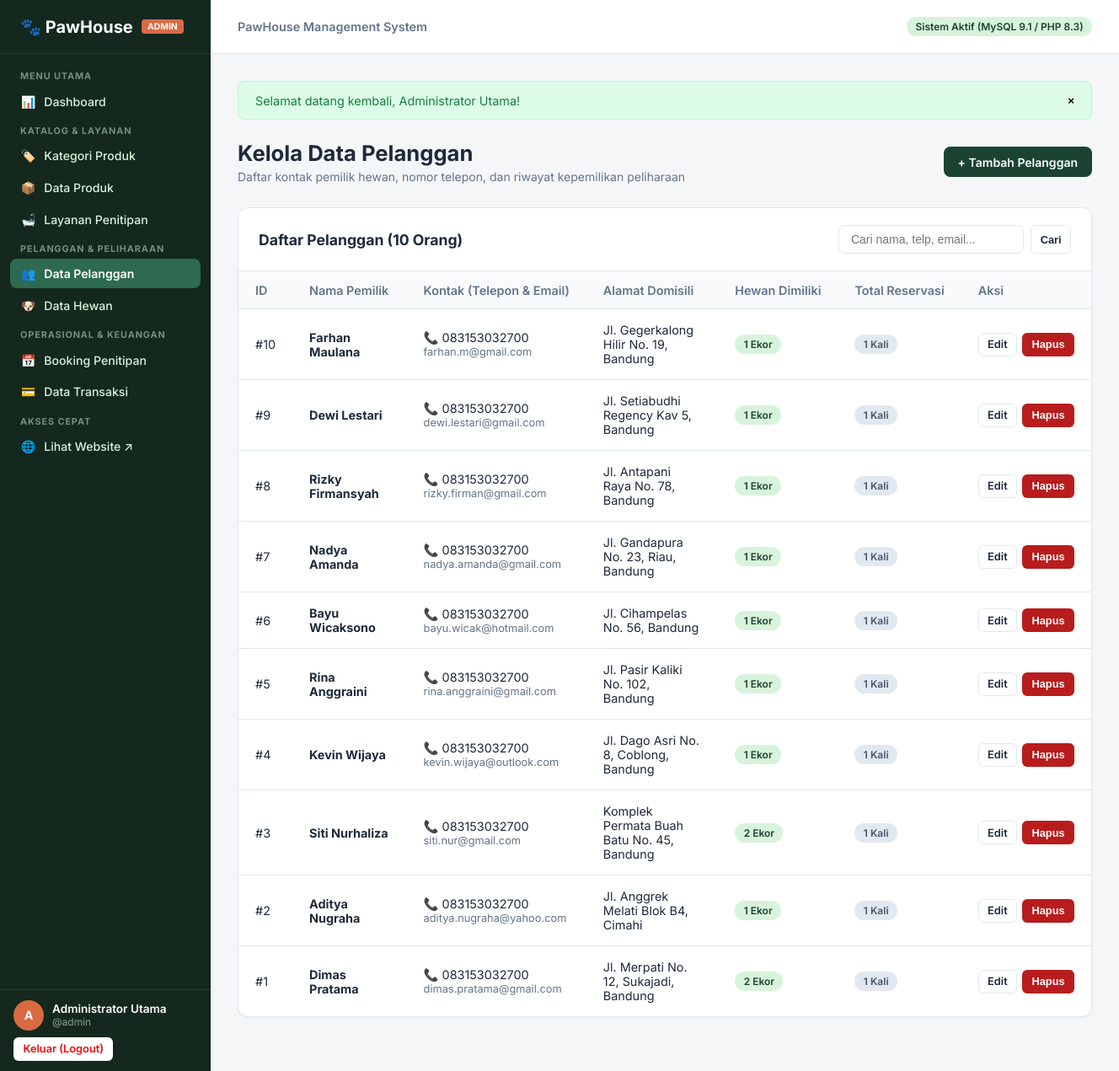
Screenshot of /admin/customers/index.php (signed in) with the database file from the repository.
### tables this page shows
CREATE TABLE `customers` (
  `id` INT AUTO_INCREMENT PRIMARY KEY,
  `name` VARCHAR(100) NOT NULL,
  `phone` VARCHAR(20) NOT NULL,
  `email` VARCHAR(100) NULL,
  `address` TEXT NULL,
  `created_at` TIMESTAMP DEFAULT CURRENT_TIMESTAMP
);

### config/database.php (called while the page is built, shortened)
<?php
function base_url(string $path = ''): string {
    return BASE_URL . ($path ? '/' . ltrim($path, '/') : '');
}

### includes/functions.php (called while the page is built, shortened)
<?php
function e(?string $value): string {
    return htmlspecialchars((string)$value, ENT_QUOTES, 'UTF-8');
}

### admin/customers/index.php (the view, shortened to what this page needs)
<?php
require_once __DIR__ . '/../../config/database.php';
require_once __DIR__ . '/../../includes/functions.php';
$pdo = db();
$search = trim($_GET['q'] ?? '');
$sql = "
    SELECT
        c.*,
        (SELECT COUNT(*) FROM pets WHERE customer_id = c.id) AS total_pets,
        (SELECT COUNT(*) FROM bookings WHERE customer_id = c.id) AS total_bookings
    FROM customers c
    WHERE 1=1
";
$params = [];
$sql .= " ORDER BY c.id DESC";
$stmt = $pdo->prepare($sql);
$stmt->execute($params);
$customers = $stmt->fetchAll();
require_once __DIR__ . '/../../includes/admin-header.php';
?>
<div class="page-header">
    <div>
        <h1 class="page-title">Kelola Data Pelanggan</h1>
        <p class="page-subtitle">Daftar kontak pemilik hewan, nomor telepon, dan riwayat kepemilikan peliharaan</p>
    </div>
    <div>
        <a href="<?= base_url('admin/customers/create.php') ?>" class="btn btn-primary">+ Tambah Pelanggan</a>
    </div>
</div>
<div class="data-card">
    <div class="data-card-header">
        <h2 class="data-card-title">Daftar Pelanggan (<?= count($customers) ?> Orang)</h2>
        <div class="card-toolbar">
            <form action="<?= base_url('admin/customers/index.php') ?>" method="GET" style="display:flex; gap:0.5rem;">
                <input type="text" name="q" class="search-input" placeholder="Cari nama, telp, email..." value="<?= e($search) ?>">
                <button type="submit" class="btn btn-outline btn-sm">Cari</button>
            </form>
        </div>
    </div>
    <div class="table-responsive">
        <table class="admin-table">
            <thead>
                <tr>
                    <th style="width: 50px;">ID</th>
                    <th>Nama Pemilik</th>
                    <th>Kontak (Telepon & Email)</th>
                    <th>Alamat Domisili</th>
                    <th>Hewan Dimiliki</th>
                    <th>Total Reservasi</th>
                    <th style="width: 140px;">Aksi</th>
                </tr>
            </thead>
            <tbody>
                <?php if (empty($customers)): ?>
                    <tr>
                        <td colspan="7" class="empty-state">Tidak ada data pelanggan ditemukan.</td>
                    </tr>
                <?php else: ?>
                    <?php foreach ($customers as $c): ?>
                        <tr>
                            <td>#<?= e($c['id']) ?></td>
                            <td><strong><?= e($c['name']) ?></strong></td>
                            <td>
                                <div>📞 <?= e($c['phone']) ?></div>
                                <div style="font-size: 0.8rem; color: var(--admin-text-muted);"><?= e($c['email'] ?: 'Tanpa Email') ?></div>
                            </td>
                            <td><?= e($c['address'] ?: '-') ?></td>
                            <td><span class="badge badge-primary"><?= e($c['total_pets']) ?> Ekor</span></td>
                            <td><span class="badge badge-secondary"><?= e($c['total_bookings']) ?> Kali</span></td>
                            <td>
                                <div class="actions-cell">
                                    <a href="<?= base_url('admin/customers/edit.php?id=' . $c['id']) ?>" class="btn btn-outline btn-sm">Edit</a>
                                    <form action="<?= base_url('admin/customers/delete.php') ?>" method="POST" class="form-delete" data-name="pelanggan <?= e($c['name']) ?>" style="display:inline;">
                                        <button type="submit" class="btn btn-danger btn-sm">Hapus</button>
                                    </form>
                                </div>
                            </td>
                        </tr>
                    <?php endforeach; ?>
                <?php endif; ?>
            </tbody>
        </table>
    </div>
</div>
<?php require_once __DIR__ . '/../../includes/admin-footer.php'; ?>

### assets/css/admin.css (style rules this page uses)
:root { --admin-sidebar-bg: #14281D; --admin-sidebar-hover: #1E3F2E; --admin-sidebar-active: #2D6A4F; --admin-sidebar-text: #D8F3DC; --color-primary: #1B4332; --color-primary-light: #2D6A4F; --color-accent: #D96B43; --color-accent-hover: #BF5730; --admin-bg: #F4F6F8; --admin-surface: #FFFFFF; --admin-border: #E2E8F0; --admin-text: #1E293B; --admin-text-muted: #64748B; --color-success: #15803D; --color-success-bg: #DCFCE7; --color-warning: #B45309; --color-warning-bg: #FEF3C7; --color-danger: #B91C1C; --color-danger-bg: #FEE2E2; --color-info: #0369A1; --color-info-bg: #E0F2FE; --sidebar-width: 250px; --header-height: 64px; --radius-sm: 6px; --radius-md: 8px; --radius-lg: 12px; --shadow-sm: 0 1px 2px 0 rgba(0, 0, 0, 0.05); --shadow-md: 0 4px 6px -1px rgba(0, 0, 0, 0.1), 0 2px 4px -1px rgba(0, 0, 0, 0.06); }
*, *::before, *::after { box-sizing: border-box; margin: 0; padding: 0; }
body { font-family: 'Inter', -apple-system, BlinkMacSystemFont, 'Segoe UI', Roboto, sans-serif; color: var(--admin-text); background: var(--admin-bg); min-height: 100vh; display: flex; }
.page-header { display: flex; justify-content: space-between; align-items: center; margin-bottom: 1.75rem; flex-wrap: wrap; gap: 1rem; }
.page-title { font-size: 1.6rem; font-weight: 700; color: var(--admin-text); }
.page-subtitle { font-size: 0.875rem; color: var(--admin-text-muted); margin-top: 0.25rem; }
.data-card { background: var(--admin-surface); border: 1px solid var(--admin-border); border-radius: var(--radius-lg); box-shadow: var(--shadow-sm); margin-bottom: 2rem; overflow: hidden; }
.data-card-header { padding: 1.25rem 1.5rem; border-bottom: 1px solid var(--admin-border); display: flex; justify-content: space-between; align-items: center; flex-wrap: wrap; gap: 1rem; }
.data-card-title { font-size: 1.1rem; font-weight: 700; color: var(--admin-text); }
.card-toolbar { display: flex; gap: 0.75rem; align-items: center; flex-wrap: wrap; }
.search-input { padding: 0.5rem 0.85rem; font-size: 0.875rem; border: 1px solid var(--admin-border); border-radius: var(--radius-md); min-width: 220px; }
.table-responsive { width: 100%; overflow-x: auto; }
.admin-table { width: 100%; border-collapse: collapse; text-align: left; font-size: 0.9rem; }
.admin-table th { background: #F8FAFC; padding: 0.85rem 1.25rem; font-weight: 600; color: var(--admin-text-muted); border-bottom: 1px solid var(--admin-border); white-space: nowrap; }
.admin-table td { padding: 1rem 1.25rem; border-bottom: 1px solid var(--admin-border); color: var(--admin-text); vertical-align: middle; }
.admin-table tbody tr:last-child td { border-bottom: none; }
.actions-cell { display: flex; align-items: center; gap: 6px; white-space: nowrap; }
.btn { display: inline-flex; align-items: center; justify-content: center; gap: 6px; padding: 0.55rem 1rem; font-size: 0.875rem; font-weight: 600; border-radius: var(--radius-md); border: 1px solid transparent; cursor: pointer; text-decoration: none; transition: all 0.15s ease; }
.btn-primary { background: var(--color-primary); color: #FFFFFF; }
.btn-outline { background: #FFFFFF; border-color: var(--admin-border); color: var(--admin-text); }
.btn-danger { background: var(--color-danger); color: #FFFFFF; }
.btn-sm { padding: 0.35rem 0.65rem; font-size: 0.8rem; border-radius: var(--radius-sm); }
.badge { display: inline-block; padding: 0.25rem 0.65rem; font-size: 0.75rem; font-weight: 600; border-radius: 9999px; white-space: nowrap; }
.badge-primary { background: #D8F3DC; color: #1B4332; }
.badge-secondary { background: #E2E8F0; color: #475569; }

### rows the page displays
customers: id "10", name "Farhan Maulana", phone "083153032700", email "farhan.m@gmail.com", address "Jl. Gegerkalong Hilir No. 19, Bandung", total_pets "1", total_bookings "1"
customers: id "9", name "Dewi Lestari", phone "083153032700", email "dewi.lestari@gmail.com", address "Jl. Setiabudhi Regency Kav 5, Bandung", total_pets "1", total_bookings "1"
customers: id "8", name "Rizky Firmansyah", phone "083153032700", email "rizky.firman@gmail.com", address "Jl. Antapani Raya No. 78, Bandung", total_pets "1", total_bookings "1"
customers: id "7", name "Nadya Amanda", phone "083153032700", email "nadya.amanda@gmail.com", address "Jl. Gandapura No. 23, Riau, Bandung", total_pets "1", total_bookings "1"
customers: id "6", name "Bayu Wicaksono", phone "083153032700", email "bayu.wicak@hotmail.com", address "Jl. Cihampelas No. 56, Bandung", total_pets "1", total_bookings "1"
customers: id "5", name "Rina Anggraini", phone "083153032700", email "rina.anggraini@gmail.com", address "Jl. Pasir Kaliki No. 102, Bandung", total_pets "1", total_bookings "1"
customers: id "4", name "Kevin Wijaya", phone "083153032700", email "kevin.wijaya@outlook.com", address "Jl. Dago Asri No. 8, Coblong, Bandung", total_pets "1", total_bookings "1"
customers: id "3", name "Siti Nurhaliza", phone "083153032700", email "siti.nur@gmail.com", address "Komplek Permata Buah Batu No. 45, Bandung", total_pets "2", total_bookings "1"
customers: id "2", name "Aditya Nugraha", phone "083153032700", email "aditya.nugraha@yahoo.com", address "Jl. Anggrek Melati Blok B4, Cimahi", total_pets "1", total_bookings "1"
customers: id "1", name "Dimas Pratama", phone "083153032700", email "dimas.pratama@gmail.com", address "Jl. Merpati No. 12, Sukajadi, Bandung", total_pets "2", total_bookings "1"

### other values shown
$currentAdmin['role'] "ADMIN"
substr($currentAdmin['name'] ?? 'A', 0, 1) "A"
$currentAdmin['name'] "Administrator Utama"
$currentAdmin['username'] "admin"
$flash['message'] "Selamat datang kembali, Administrator Utama!"
count($customers) "10"
